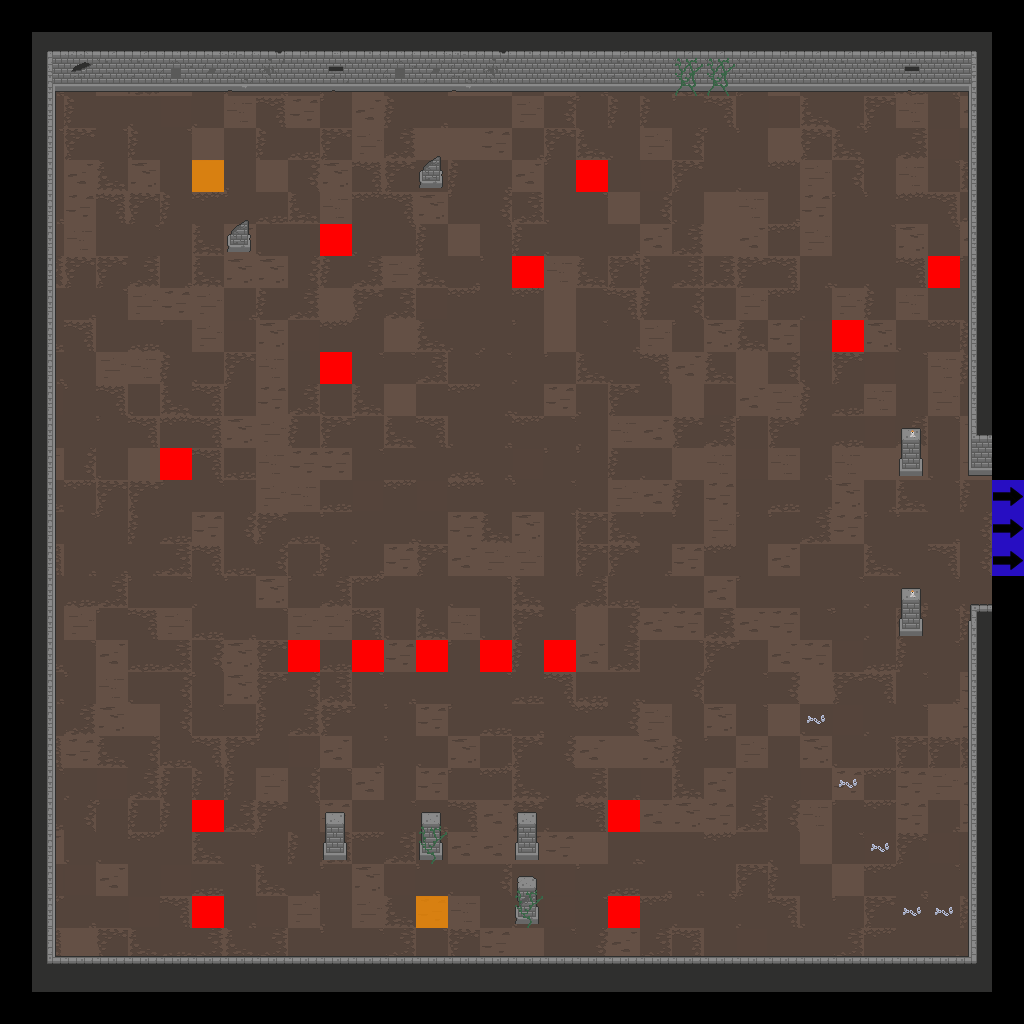

This game map was drawn from its Tiled (.tmx) file and the tilesets committed beside it. A one-line description and the trimmed map source follow:
An orthogonal 32x32 tile map with 32x32 px tiles, 7 tile layers (Floor, Walls, Doors, Pillars, ...), 2 tilesets.

<map version="1.2" tiledversion="2019.04.18" orientation="orthogonal" renderorder="right-down" width="32" height="32" tilewidth="32" tileheight="32" infinite="0" nextlayerid="22" nextobjectid="1">
 <tileset firstgid="1" source="Dungeon_Tileset_2.tsx" />
 <tileset firstgid="321" source="flags.tsx" />
 <layer id="15" name="Floor" width="32" height="32">
  <data>[1024 cells, 900 non-empty, 25 distinct tile ids]</data>
 </layer>
 <layer id="16" name="Walls" width="32" height="32">
  <data>[1024 cells, 173 non-empty, 33 distinct tile ids]</data>
 </layer>
 <layer id="17" name="Doors" width="32" height="32">
  <data>[1024 cells, 0 non-empty, 0 distinct tile ids]</data>
 </layer>
 <layer id="18" name="Pillars" width="32" height="32">
  <data>[1024 cells, 16 non-empty, 6 distinct tile ids]</data>
 </layer>
 <layer id="19" name="Candles" width="32" height="32">
  <data>[1024 cells, 2 non-empty, 1 distinct tile ids]</data>
 </layer>
 <layer id="20" name="Debris" width="32" height="32">
  <data>[1024 cells, 13 non-empty, 5 distinct tile ids]</data>
 </layer>
 <layer id="21" name="Flags" width="32" height="32">
  <data>[1024 cells, 21 non-empty, 3 distinct tile ids]</data>
 </layer>
</map>
